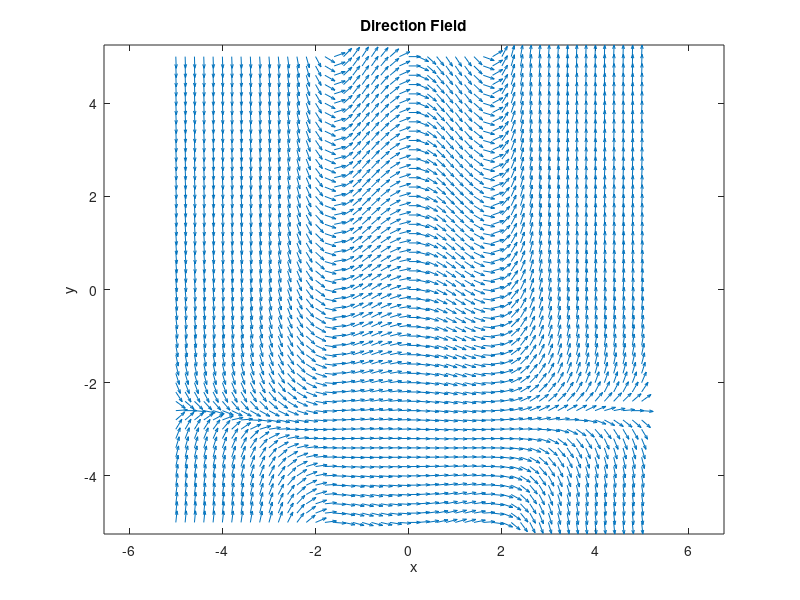

Write MATLAB code to recreate this figure.
[x y] = meshgrid(-5:0.2:5,-5:0.2:5);

a = ones(size(x));
b = x .* (exp((-1/10)*(x.^2)) + y + 5/2) .* (sin((1/10)*x.^2 + 6));

ascaled = a./sqrt(a.^2+b.^2);
bscaled = b./sqrt(a.^2+b.^2);


quiver(x,y,ascaled,bscaled);
axis equal;
title('Direction Field');
xlabel('x');
ylabel('y');

